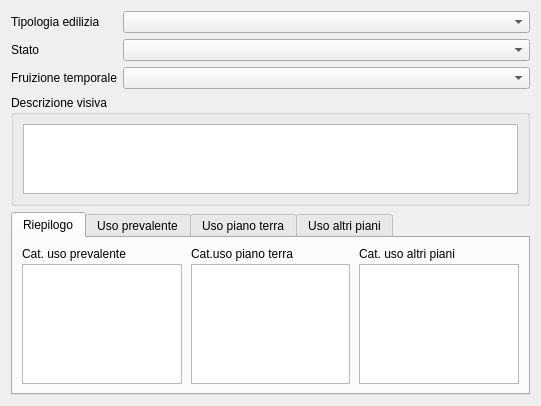
<?xml version="1.0" encoding="UTF-8"?>
<ui version="4.0">
 <class>Form</class>
 <widget class="QWidget" name="Form">
  <property name="geometry">
   <rect>
    <x>0</x>
    <y>0</y>
    <width>541</width>
    <height>406</height>
   </rect>
  </property>
  <property name="windowTitle">
   <string>Form</string>
  </property>
  <layout class="QGridLayout" name="gridLayout_2">
   <item row="0" column="0">
    <widget class="QLabel" name="label_17">
     <property name="text">
      <string>Tipologia edilizia</string>
     </property>
    </widget>
   </item>
   <item row="0" column="1">
    <widget class="QComboBox" name="ZZ_TIPOLOGIA_EDILIZIAID">
     <property name="sizePolicy">
      <sizepolicy hsizetype="Expanding" vsizetype="Fixed">
       <horstretch>0</horstretch>
       <verstretch>0</verstretch>
      </sizepolicy>
     </property>
     <property name="sizeAdjustPolicy">
      <enum>QComboBox::AdjustToMinimumContentsLength</enum>
     </property>
    </widget>
   </item>
   <item row="1" column="0">
    <widget class="QLabel" name="label">
     <property name="text">
      <string>Stato</string>
     </property>
    </widget>
   </item>
   <item row="1" column="1">
    <widget class="QComboBox" name="ZZ_STATO_EDIFICIOID">
     <property name="sizePolicy">
      <sizepolicy hsizetype="Expanding" vsizetype="Fixed">
       <horstretch>0</horstretch>
       <verstretch>0</verstretch>
      </sizepolicy>
     </property>
     <property name="sizeAdjustPolicy">
      <enum>QComboBox::AdjustToMinimumContentsLength</enum>
     </property>
    </widget>
   </item>
   <item row="2" column="0">
    <widget class="QLabel" name="label_2">
     <property name="text">
      <string>Fruizione temporale</string>
     </property>
    </widget>
   </item>
   <item row="2" column="1">
    <widget class="QComboBox" name="ZZ_FRUIZIONE_TEMPORALEID">
     <property name="sizePolicy">
      <sizepolicy hsizetype="Expanding" vsizetype="Fixed">
       <horstretch>0</horstretch>
       <verstretch>0</verstretch>
      </sizepolicy>
     </property>
     <property name="sizeAdjustPolicy">
      <enum>QComboBox::AdjustToMinimumContentsLength</enum>
     </property>
    </widget>
   </item>
   <item row="3" column="0" colspan="2">
    <widget class="QGroupBox" name="groupBox">
     <property name="maximumSize">
      <size>
       <width>16777215</width>
       <height>120</height>
      </size>
     </property>
     <property name="title">
      <string>Descrizione visiva</string>
     </property>
     <property name="checked">
      <bool>false</bool>
     </property>
     <layout class="QGridLayout" name="gridLayout">
      <item row="0" column="0">
       <widget class="QPlainTextEdit" name="DESCRIZIONE_VISIVA">
        <property name="sizePolicy">
         <sizepolicy hsizetype="Expanding" vsizetype="Preferred">
          <horstretch>0</horstretch>
          <verstretch>0</verstretch>
         </sizepolicy>
        </property>
       </widget>
      </item>
     </layout>
    </widget>
   </item>
   <item row="4" column="0" colspan="2">
    <widget class="QTabWidget" name="tabWidget">
     <property name="currentIndex">
      <number>0</number>
     </property>
     <widget class="QWidget" name="tab">
      <attribute name="title">
       <string>Riepilogo</string>
      </attribute>
      <layout class="QGridLayout" name="gridLayout_3">
       <property name="horizontalSpacing">
        <number>9</number>
       </property>
       <property name="verticalSpacing">
        <number>3</number>
       </property>
       <item row="0" column="0">
        <widget class="QLabel" name="label_3">
         <property name="text">
          <string>Cat. uso prevalente</string>
         </property>
        </widget>
       </item>
       <item row="0" column="1">
        <widget class="QLabel" name="label_4">
         <property name="text">
          <string>Cat.uso piano terra</string>
         </property>
        </widget>
       </item>
       <item row="0" column="2">
        <widget class="QLabel" name="label_5">
         <property name="text">
          <string>Cat. uso altri piani</string>
         </property>
        </widget>
       </item>
       <item row="1" column="0">
        <widget class="QListView" name="catUsoPrevalenteList"/>
       </item>
       <item row="1" column="1">
        <widget class="QListView" name="catUsoPianoTerraList"/>
       </item>
       <item row="1" column="2">
        <widget class="QListView" name="catUsoAltriPianiList"/>
       </item>
      </layout>
     </widget>
     <widget class="QWidget" name="tab_2">
      <attribute name="title">
       <string>Uso prevalente</string>
      </attribute>
      <layout class="QGridLayout" name="gridLayout_7">
       <item row="0" column="0">
        <widget class="QGroupBox" name="groupBox_3">
         <property name="title">
          <string>Categorie</string>
         </property>
         <layout class="QGridLayout" name="gridLayout_6">
          <item row="0" column="0">
           <widget class="MultipleChoiseCatUsoPrevalente" name="CATEGORIA_USO_PREVALENTE" native="true"/>
          </item>
         </layout>
        </widget>
       </item>
      </layout>
     </widget>
     <widget class="QWidget" name="tab_3">
      <attribute name="title">
       <string>Uso piano terra</string>
      </attribute>
      <layout class="QGridLayout" name="gridLayout_9">
       <item row="0" column="0">
        <widget class="QGroupBox" name="groupBox_4">
         <property name="title">
          <string>Categorie</string>
         </property>
         <layout class="QGridLayout" name="gridLayout_8">
          <item row="0" column="0">
           <widget class="MultipleChoiseCatUsoPianoTerra" name="CATEGORIA_USO_PIANO_TERRA" native="true"/>
          </item>
         </layout>
        </widget>
       </item>
      </layout>
     </widget>
     <widget class="QWidget" name="tab_4">
      <attribute name="title">
       <string>Uso altri piani</string>
      </attribute>
      <layout class="QGridLayout" name="gridLayout_4">
       <item row="0" column="0">
        <widget class="QGroupBox" name="groupBox_2">
         <property name="title">
          <string>Categorie</string>
         </property>
         <layout class="QGridLayout" name="gridLayout_5">
          <item row="0" column="0">
           <widget class="MultipleChoiseCatUsoAltriPiani" name="CATEGORIA_USO_ALTRI_PIANI" native="true"/>
          </item>
         </layout>
        </widget>
       </item>
      </layout>
     </widget>
    </widget>
   </item>
  </layout>
 </widget>
 <customwidgets>
  <customwidget>
   <class>MultipleChoiseCatUsoPrevalente</class>
   <extends>QWidget</extends>
   <header>..MultipleChoiseCatUsoPrevalente</header>
   <container>1</container>
  </customwidget>
  <customwidget>
   <class>MultipleChoiseCatUsoPianoTerra</class>
   <extends>QWidget</extends>
   <header>..MultipleChoiseCatUsoPianoTerra</header>
   <container>1</container>
  </customwidget>
  <customwidget>
   <class>MultipleChoiseCatUsoAltriPiani</class>
   <extends>QWidget</extends>
   <header>..MultipleChoiseCatUsoAltriPiani</header>
   <container>1</container>
  </customwidget>
 </customwidgets>
 <resources/>
 <connections/>
</ui>
